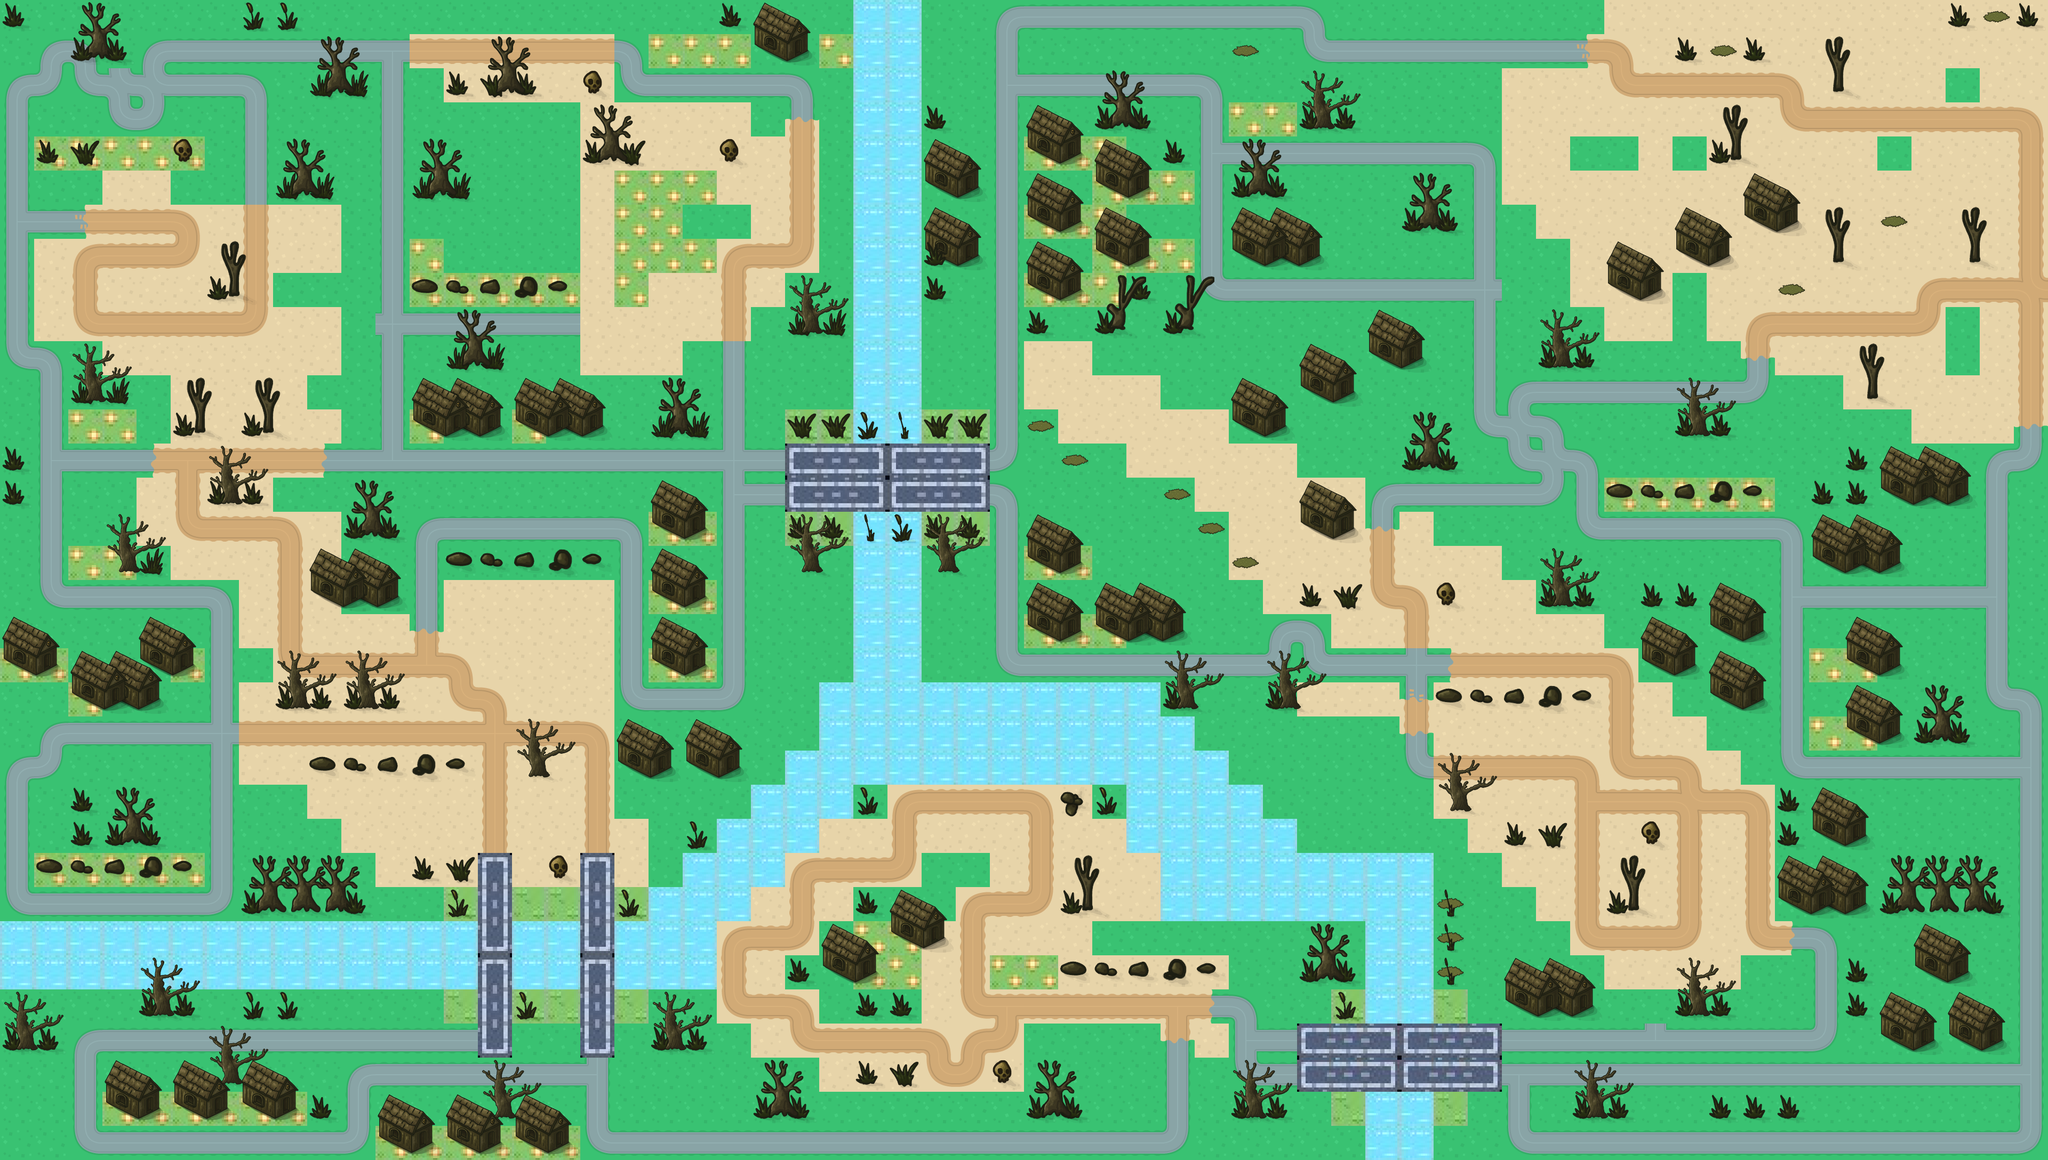

A level layout from a 2D game, rendered from its tile map. Below: a short description, then the map file with tile-grid data replaced by summaries:
An orthogonal 60x34 tile map with 64x64 px tiles, 5 tile layers (terreno, caminos, rio, decoracion, ...), 4 tilesets and 122 objects (52x destructible, 42x wall, 14x river, 6x powerup, 4x bridge, ...).

<map version="1.10" tiledversion="1.12.0" orientation="orthogonal" renderorder="right-down" width="60" height="34" tilewidth="64" tileheight="64" infinite="0" nextlayerid="9" nextobjectid="125">
 <tileset firstgid="1" source="terreno.tsx" />
 <tileset firstgid="41" source="tilemap_64x64_clean.tsx" />
 <tileset firstgid="239" source="ts_small.tsx" />
 <tileset firstgid="251" source="ts_large.tsx" />
 <layer id="1" name="terreno" width="60" height="34">
  <data>[2040 cells, 2040 non-empty, 4 distinct tile ids]</data>
 </layer>
 <layer id="2" name="caminos" width="60" height="34">
  <data>[2040 cells, 607 non-empty, 30 distinct tile ids]</data>
 </layer>
 <layer id="6" name="rio" width="60" height="34">
  <data>[2040 cells, 397 non-empty, 20 distinct tile ids]</data>
 </layer>
 <layer id="5" name="decoracion" width="60" height="34">
  <data>[2040 cells, 404 non-empty, 21 distinct tile ids]</data>
 </layer>
 <layer id="3" name="arboles" width="60" height="34">
  <data>[2040 cells, 203 non-empty, 17 distinct tile ids]</data>
 </layer>
 <objectgroup color="#aa0000" id="7" name="colisiones">
  <object id="11" type="river" x="1600" y="0" width="124" height="1468" />
  <object id="12" type="river" x="1534.67" y="1278.67" width="640" height="193.333" />
  <object id="13" type="river" x="0" y="1725.33" width="1345.33" height="128" />
  <object id="14" type="river" x="2560" y="1600" width="126.667" height="576" />
  <object id="15" type="river" x="2177.33" y="1601.33" width="380" height="126.667" />
  <object id="16" type="river" x="2113.33" y="1473.33" width="254.667" height="127.333" />
  <object id="18" type="river" x="2368" y="1536.67" width="64" height="66" />
  <object id="19" type="river" x="2176.67" y="1343.33" width="64" height="66" />
  <object id="25" type="river" x="1475.33" y="1410" width="64" height="66" />
  <object id="20" type="river" x="2176.67" y="1407.33" width="128" height="68.6667" />
  <object id="21" type="river" x="1216.67" y="1662" width="189.333" height="68.6667" />
  <object id="22" type="river" x="1282" y="1598" width="189.333" height="68.6667" />
  <object id="23" type="river" x="1344.67" y="1531.33" width="189.333" height="68.6667" />
  <object id="24" type="river" x="1407.33" y="1468.67" width="189.333" height="68.6667" />
  </objectgroup>
 <objectgroup id="8" name="spawns">
  <!-- 10 objects omitted --></objectgroup>
</map>
<!-- 108 of 122 objects omitted -->
